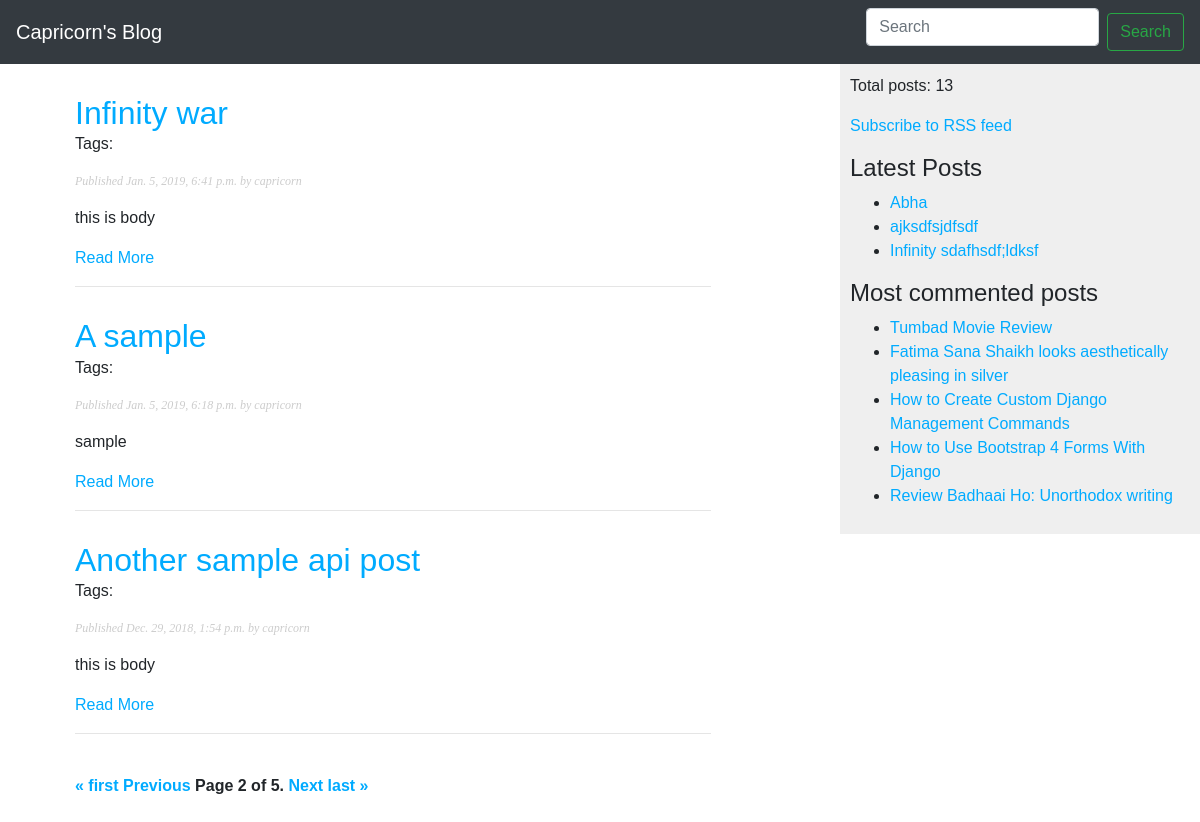
Screenshot of /?page=2 with the database file from the repository.
### blog/models.py (models this page shows, shortened)
class Post(models.Model):
    STATUS_CHOICE = (
        ('draft', 'Draft'),
        ('published', 'Published'),
    )
    title = models.CharField(max_length=250)
    slug = models.SlugField(max_length=250, unique_for_date='publish', blank=True, null=False)
    author = models.ForeignKey(User, on_delete=models.CASCADE, related_name='blog_posts')
    body = models.TextField()
    publish = models.DateTimeField(default=timezone.now)
    created = models.DateTimeField(auto_now_add=True)
    updated = models.DateTimeField(auto_now=True)
    status = models.CharField(max_length=10, choices=STATUS_CHOICE, default='draft')
    objects = models.Manager()  # default manager
    published = PublishedManager()  # custom manager
    tags = TaggableManager()
    class Meta:
        ordering = ('-publish',)
    def get_absolute_url(self):
        return reverse('blog:post_detail', args=[
            self.publish.year,
            self.publish.month,
            self.publish.day,
            self.slug
        ])

### blog/views.py (the view)
# urls.py: path('', views.post_list, name='post_list'),
def post_list(request, tag_slug=None):
    posts = Post.published.all()
    tag = None
    if tag_slug:
        tag = get_object_or_404(Tag, slug=tag_slug)
        posts = posts.filter(tags__in=[tag])
    paginator = Paginator(posts, 3)  # 3 posts in each page
    page = request.GET.get('page')
    try:
        posts = paginator.page(page)
    except PageNotAnInteger:
        posts = paginator.page(1)
    except EmptyPage:
        posts = paginator.page(paginator.num_pages)
    template = 'blog/post/list.html'
    context = {
        'posts': posts,
        'page': page,
        'tag': tag
    }
    return render(request, template_name=template, context=context)

### blog/models.py (called while the page is built)
    def get_queryset(self):
        return super().get_queryset().filter(status='published')

### blog/templatetags/blog_tags.py (called while the page is built)
@register.simple_tag
def total_posts():
    return Post.published.count()

@register.inclusion_tag('blog/snippets/latest_posts.html')
def show_latest_posts(count=5):
    latest_posts = Post.published.order_by('-publish')[:count]
    return {'latest_posts': latest_posts}

@register.simple_tag
def get_most_commented_posts(count=5):
    return Post.published.annotate(total_comments=Count('comments')).order_by('-total_comments')[:count]

@register.filter(name='markdown')
def markdown_format(text):
    return mark_safe(markdown.markdown(text))

### blog/templates/blog/post/list.html (shortened to what this page needs)
{% extends 'blog/base.html' %}
{% load blog_tags %}
{% block content %}
    {% for post in posts %}
        <h2><a href="{{ post.get_absolute_url }}">{{ post.title }}</a></h2>
        <p class="tags">
            Tags:
        </p>
        <p class="date">Published {{ post.publish }} by {{ post.author }}</p>
        {{ post.body|truncatewords:30|markdown }}
        <p><a href="{{ post.get_absolute_url }}">Read More</a></p>
        <hr>
    {% endfor %}
    {% include "blog/snippets/pagination.html" with page=posts %}
{% endblock %}

### blog/templates/blog/base.html (shortened to what this page needs)
{% load blog_tags %}
{% load static %}
<!DOCTYPE html>
<html lang="en">
<head>
    <link rel="stylesheet" href="https://stackpath.bootstrapcdn.com/bootstrap/4.1.3/css/bootstrap.min.css"
>
    <link rel="stylesheet" href="{% static 'css/blog_app.css' %}">
</head>
<body>
<nav class="navbar navbar-dark bg-dark">
    <a href="{% url 'blog:post_list' %}" class="navbar-brand">Capricorn's Blog</a>
    <form class="form-inline" method="get" action="{% url 'blog:post_search' %}">
        <input class="form-control mr-sm-2" name="query" type="search" placeholder="Search" aria-label="Search">
        <button class="btn btn-outline-success my-2 my-sm-0" type="submit">Search</button>
    </form>
</nav>
<div class="container">
    <div id="content">
        {% block content %}
        {% endblock %}
    </div>
</div>
<div id="sidebar">
    <p>Total posts: {% total_posts %}</p>
    <p><a href="{% url 'blog:post_feed' %}">Subscribe to RSS feed</a></p>
    <h4>Latest Posts</h4>
    {% show_latest_posts 3 %}
    <h4>Most commented posts</h4>
    {% get_most_commented_posts as most_commented_posts %}
    <ul>
        {% for post in most_commented_posts %}
            <li><a href="{{ post.get_absolute_url }}">{{ post.title }}</a></li>
        {% endfor %}
    </ul>
</div>
</body>
</html>

### blog/templates/blog/snippets/latest_posts.html
<ul>
    {% for post in latest_posts %}
        <li><a href="{{ post.get_absolute_url }}">{{ post.title }}</a></li>
    {% endfor %}
</ul>

### blog/static/css/blog_app.css (style rules this page uses)
body { margin:0; padding:0; font-family:helvetica, sans-serif; }
a { color:#00abff; text-decoration:none; }
h2 { font-weight:normal; margin:30px 0 0; }
#content { float:left; width:60%; padding:0 0 0 30px; }
#sidebar { float:right; width:30%; padding:10px; background:#efefef; height:100%; }
p.date { color:#ccc; font-family: georgia, serif; font-size: 12px; font-style: italic; }
input, textarea { clear:both; float:left; margin:0 0 10px; background:#ededed; border:0; padding:6px 10px; font-size:12px; }

### rows the page displays
Post: title "Infinity war", publish "Jan. 5, 2019, 6:41 p.m.", author "capricorn", body "this is body"
Post: title "A sample", publish "Jan. 5, 2019, 6:18 p.m.", author "capricorn", body "sample"
Post: title "Another sample api post", publish "Dec. 29, 2018, 1:54 p.m.", author "capricorn", body "this is body"
Post: title "Abha"
Post: title "ajksdfsjdfsdf"
Post: title "Infinity sdafhsdf;ldksf"
Post: title "Tumbad Movie Review"
Post: title "Fatima Sana Shaikh looks aesthetically pleasing in silver"
Post: title "How to Create Custom Django Management Commands"
Post: title "How to Use Bootstrap 4 Forms With Django"
Post: title "Review Badhaai Ho: Unorthodox writing"

### other values shown
{{ page.number }} "2"
{{ page.paginator.num_pages }} "5"
